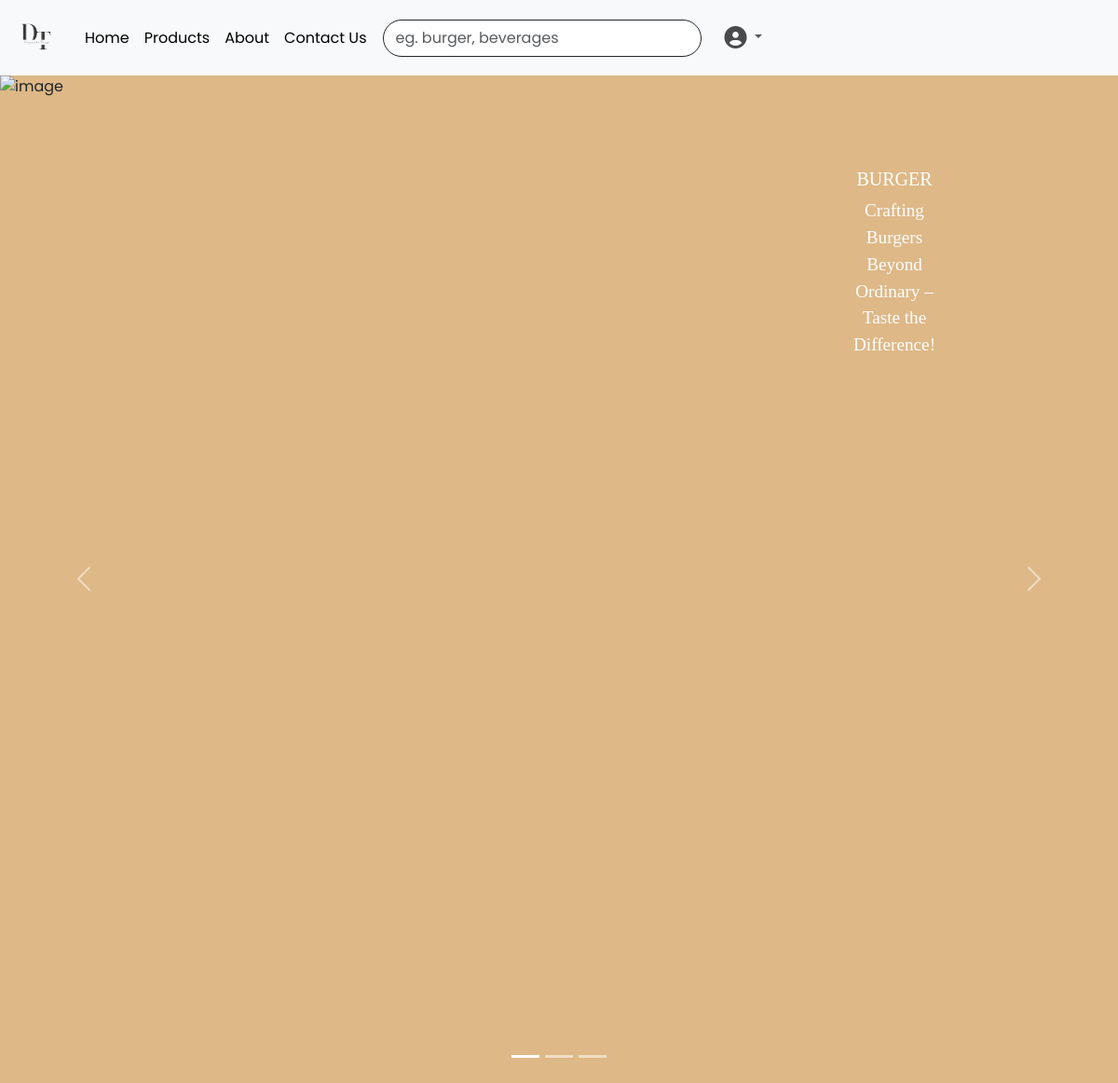
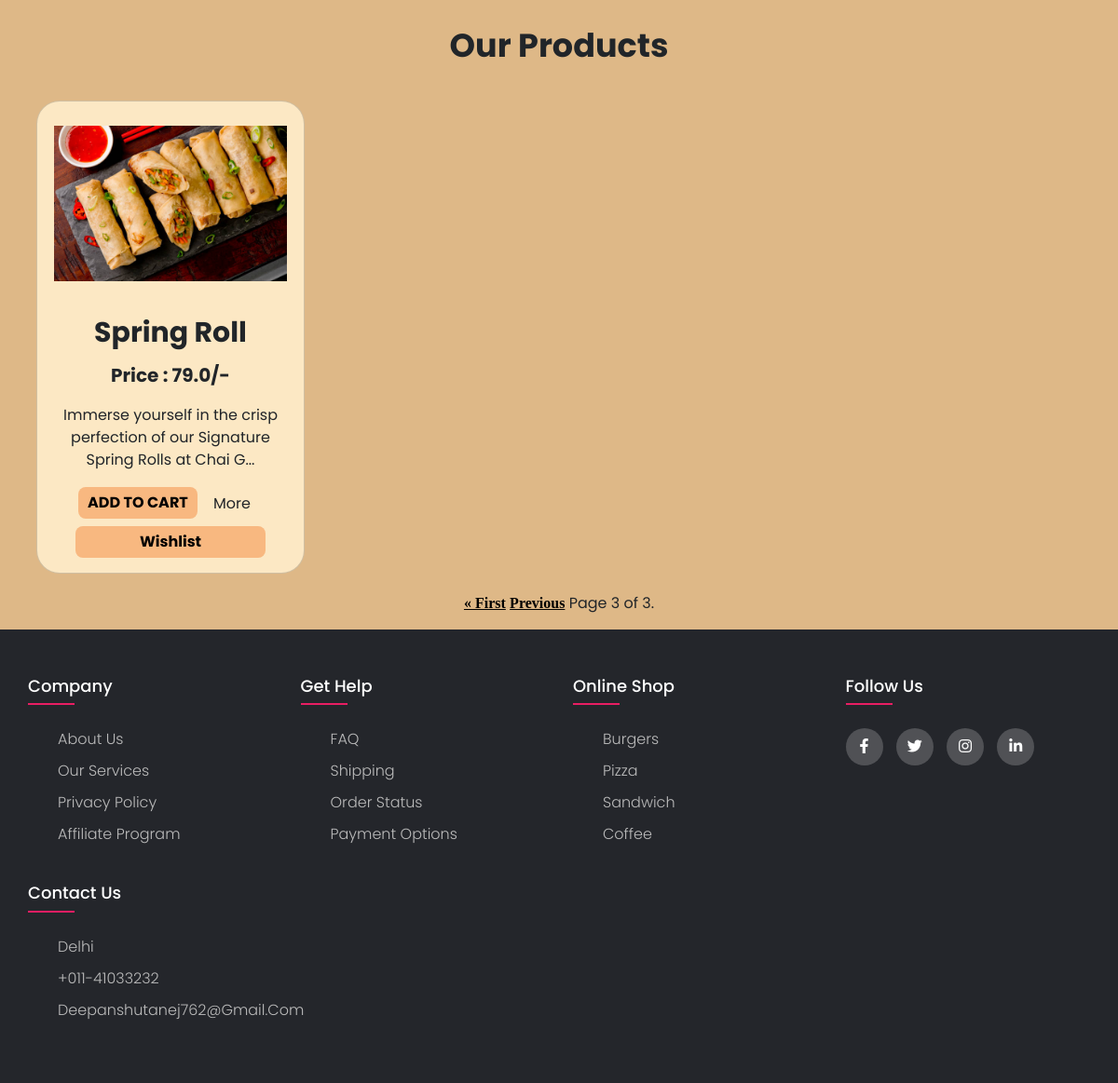
/?page=3 (signed in), run on the app's committed database (2 pictures, top to bottom).
### app1/models.py (models this page shows, shortened)
class Product(models.Model):
    Title = models.CharField(max_length=30)
    Product_id = models.IntegerField(unique=True)
    Description = models.CharField(max_length=1000)
    price = models.FloatField(max_length=30)
    img = models.ImageField(upload_to='images/')
    category = models.CharField(max_length=30)

### app1/views.py (the view)
# urls.py: 2. Add a URL to urlpatterns:  path('', views.home, name='home')
def home(request):
    myproduct = Product.objects.all().order_by('id')
    paginator = Paginator(myproduct, 3)
    page_number = request.GET.get("page")
    page_obj = paginator.get_page(page_number)
    return render(request,'app1/home.html',{'page_obj':page_obj})

### app1/templates/app1/home.html (shortened to what this page needs)
<!DOCTYPE html>
<html lang="en">
<head>
  {% load static %}
  <link rel="stylesheet" href="{% static 'app1/home.css' %}">
  <link href="https://cdn.jsdelivr.net/npm/bootstrap@5.3.1/dist/css/bootstrap.min.css" rel="stylesheet"
>
</head>
<body>
  {% include 'app1/navbar.html' %}
  {% include 'app1/carousel.html' %}
  {% include 'app1/products.html' %}
  <div>
    {% include 'app1/footer.html' %}
  </div>
</body>
</html>

### app1/templates/app1/products.html (shortened to what this page needs)
<div class="container text-center mt-4">
  <p id="products" style="font-weight: bolder; font-size: 35px;">Our Products</p>
</div>
<div class="container text-center" style="background-color:burlywood; display: flex; flex-direction: column; justify-content: center;">
  <div class="row">
    {% for y in page_obj %}
    <div class="col">
      <div class="container text-center" style="background-color: burlywood; ">
        <div class="card mb-3 mt-3" id="product-card" style="width: 18rem;
        background-color: #fce8c4;
        border-radius: 25px;
        align-items: center;">
          <img src="{{ y.img.url }}" class="card-img-top" alt="image" >
          <div class="card-body">
            <p class="card-title">{{ y.Title }}</p>
            <p style="font-weight: bold;font-size: 20px;">Price : {{y.price}}/-</p>
            <p>{{y.Description|slice:":80"}}...</p>
            <form method="post" action="{% url 'cart' %}">
              <button class="btn, btn1" value="{{y.Product_id}}" id="c_btn" name="c_btn">ADD TO CART</button>
              <a class="btn" href="{{y.id}}">More</a>
            </form>
            <form method="post" action="{% url 'add_wishlists' %}">
              <button class="btn, btn1" value="{{y.Product_id}}" id="w_btn" name="w_btn"
                style="margin-top: 5px; width: 80%">Wishlist</button>
            </form>
          </div>
        </div>
      </div>
    </div>
    {% endfor %}
</div>
    <div class="pagination mb-3 mt-1">
      <span class="step-links" style="width: 180vmin;">
        {% if page_obj.has_previous %}
        <a href="?page=1" class="page-button">&laquo; First</a>
        <a href="?page={{ page_obj.previous_page_number }}" class="page-button">Previous</a>
        {% endif %}
        <span class="current">
          Page {{ page_obj.number }} of {{ page_obj.paginator.num_pages }}.
        </span>
      </span>
    </div>
  </div>
</div>

### app1/static/app1/home.css (style rules this page uses)
#product-card { width: 18rem; background-color: #fce8c4; border-radius: 25px; align-items: center; }
.card-img-top { margin-top: 10px; max-width: 250px; height: 200px; overflow: hidden; aspect-ratio: 1/3; object-fit: contain; }
.card-title { font-weight: bold; font-size: 30px; }
.btn1 { background-color: rgb(248, 184, 128); font-weight: bolder; border: none; padding: 5px 10px; border-radius: 8px; }
.page-button { color: black; font-family: 'Times New Roman', Times, serif; font-weight: bold; }

### app1/static/app1/style.css (style rules this page uses)
body { line-height: 1.5; font-family: 'Poppins', sans-serif; }
* { margin:0; padding:0; box-sizing: border-box; }
.container { max-width: 1170px; margin:auto; }
.row { display: flex; flex-wrap: wrap; }

### data on the page
Product: img (picture), Title "Spring Roll", price "79.0", Description "Immerse yourself in the crisp perfection of our Signature Spring Rolls at Chai G", {{ y.Product_id }} 8 (drawn)

### other printed values
{{ page_obj.number }} "3"
{{ page_obj.paginator.num_pages }} "3"
